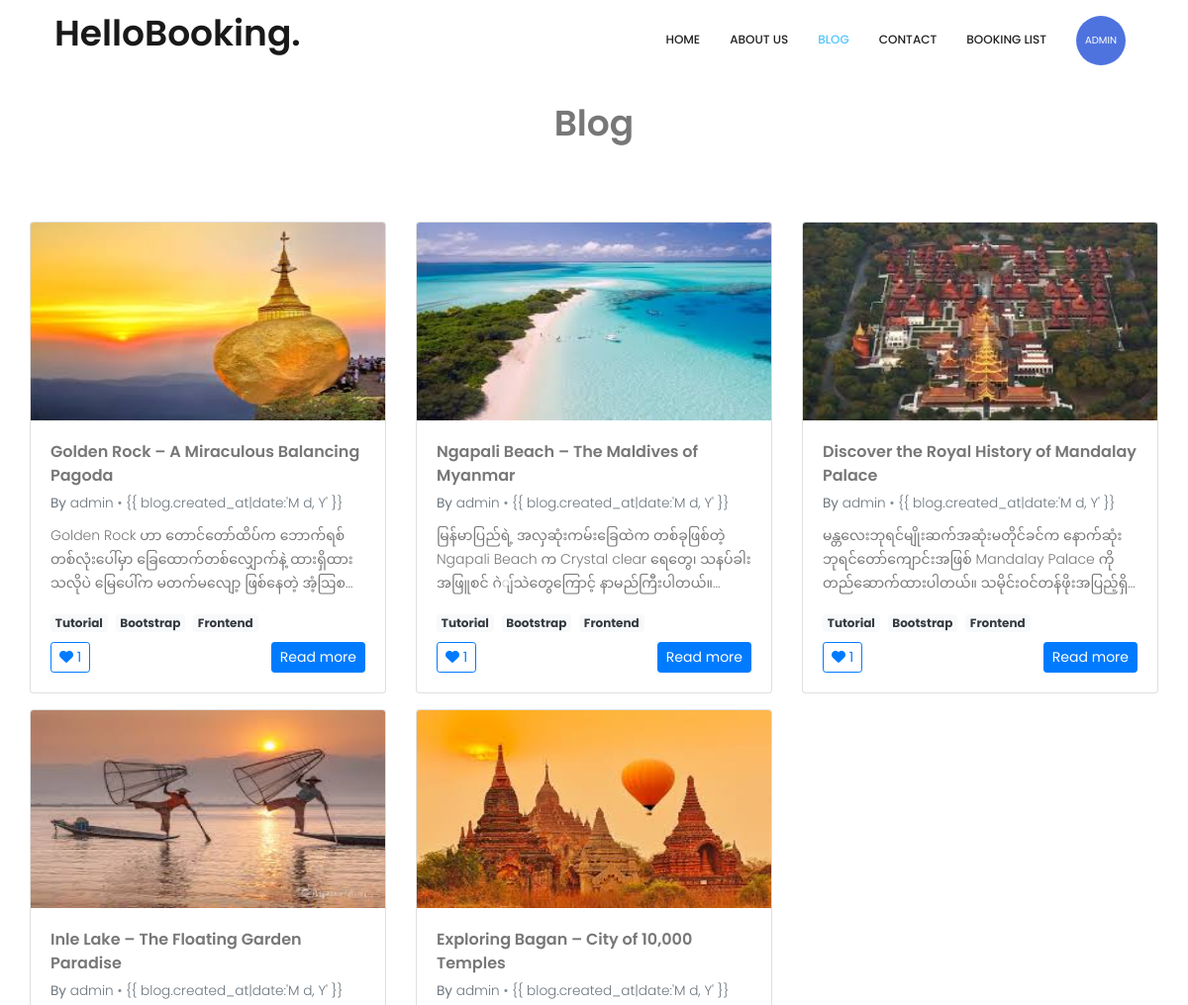
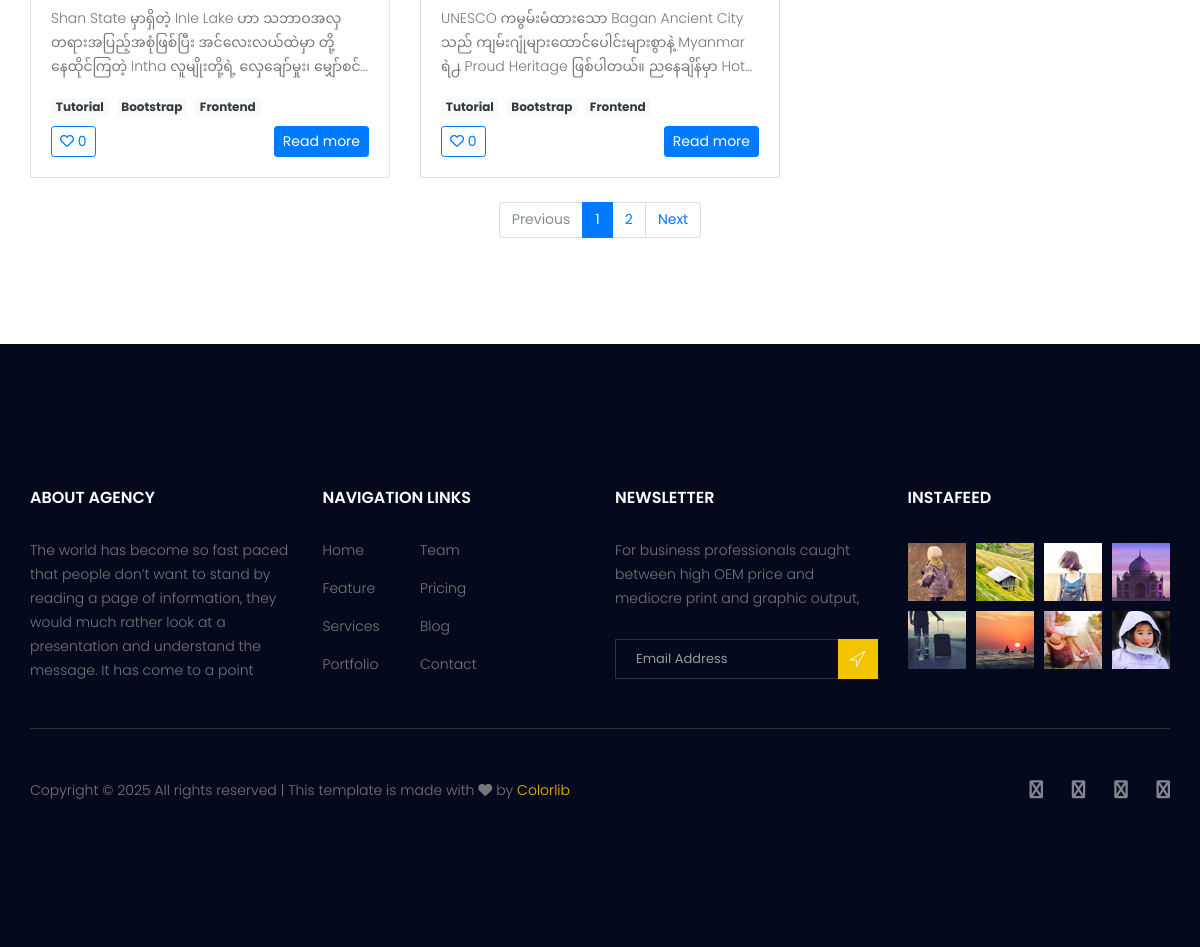
Page /blog/ (signed in) on the committed database (2 pictures, top to bottom).
### hotel/models.py (models this page shows, shortened)
class Blog(models.Model):
    author = models.ForeignKey(User, on_delete=models.CASCADE, related_name="blogs")
    title = models.CharField(max_length=200)
    content = models.TextField()
    image = models.ImageField(upload_to='blog_images/', blank=True, null=True)
    created_at = models.DateTimeField(auto_now_add=True)
    updated_at = models.DateTimeField(auto_now=True)
    is_published = models.BooleanField(default=True)
    likes = models.ManyToManyField(User, related_name='liked_blogs', blank=True)

### hotel/views.py (the view)
# urls.py: 2. Add a URL to urlpatterns:  path('blog/', include('blog.urls'))
@login_required(login_url="/login/")
def blog(request):
    blog_posts = models.Blog.objects.all().order_by("-id")
    paginator = Paginator(blog_posts, 5)
    page_number = request.GET.get("page")
    page_obj = paginator.get_page(page_number)
    return render(request, "blog.html" , {"page_obj": page_obj})

### templates/blog.html (shortened to what this page needs)
{% extends 'base.html' %} {% block title %} blog{% endblock %}
{% block body %}
<section class="accomodation_area section_gap" style="margin-top: 10rem; margin-bottom: 10rem">
    <div class="container py-3 d-flex align-items-center" style="height: 100vh">
        <div class="row g-3">
            <div class="text-center mt-4 mb-5 col-12">
                <h1>Blog</h1>
            </div>
            {% for blog in page_obj %}
            <div class="col-12 col-md-6 col-lg-4">
                <article class="card card-hover h-100">
                    <div class="position-relative">
                        <img src="{{ blog.image.url }}" class="card-img-top" alt="Blog image" width="300px"
                            height="200px" />
                    </div>
                    <div class="card-body d-flex flex-column">
                        <h5 class="card-title mb-1">{{ blog.title }}</h5>
                        <p class="meta-small mb-2">
                            <strong>By</strong>
                            <span class="fw-semibold">{{ blog.author.username }}</span>
                            <span class="text-muted"> • </span>
                            <time datetime="{{ blog.created_at|date:'Y-m-d' }}">{{ blog.created_at|date:'M d, Y'
                                }}</time>
                        </p>
                        <p class="card-text blog-excerpt mb-3">{{ blog.content }}</p>
                        <div class="mt-auto">
                            <div class="mb-2">
                                <span class="badge bg-light text-dark tag-badge me-1">Tutorial</span>
                                <span class="badge bg-light text-dark tag-badge me-1">Bootstrap</span>
                                <span class="badge bg-light text-dark tag-badge">Frontend</span>
                            </div>
                            <div class="d-flex justify-content-between align-items-center">
                                <div>
                                    <a href="{% url 'blog_like' blog.id %}" class="btn btn-sm btn-outline-primary me-1">
                                        <i
                                            class="{% if request.user in blog.likes.all %} fa-solid fa-heart {% else %} fa-regular fa-heart {% endif %}"></i>
                                        {{ blog.likes.count }}
                                    </a>
                                </div>
                                <a href="/blog/detail/{{ blog.id }}/" class="btn btn-sm btn-primary">Read more</a>
                            </div>
                        </div>
                    </div>
                </article>
            </div>
            {% endfor %} {% if page_obj.has_other_pages %}
            <div class="d-flex justify-content-center mt-4">
                <nav aria-label="pagination">
                    <ul class="pagination">
                         {% if page_obj.has_previous %}
                        <li class="page-item">
                            <a class="page-link" href="?page={{ page_obj.previous_page_number }}">
                                Previous
                            </a>
                        </li>
                        {% else %}
                        <li class="page-item disabled">
                            <span class="page-link">Previous</span>
                        </li>
                        {% endif %}  {% for p in page_obj.paginator.page_range %} {% if page_obj.number == p %}
                        <li class="page-item active">
                            <span class="page-link">{{ p }}</span>
                        </li>
                        {% else %}
                        <li class="page-item">
                            <a class="page-link" href="?page={{ p }}"> {{ p }} </a>
                        </li>
                        {% endif %} {% endfor %}  {% if page_obj.has_next %}
                        <li class="page-item">
                            <a class="page-link" href="?page={{ page_obj.next_page_number }}">
                                Next
                            </a>
                        </li>
                        {% else %}
                        <li class="page-item disabled">
                            <span class="page-link">Next</span>
                        </li>
                        {% endif %}
                    </ul>
                </nav>
            </div>
            {% endif %}
        </div>
    </div>
</section>
{% endblock %}

### templates/components/header.html (shortened to what this page needs)
{% load static %}
<header class="header_area">
  <div class="container">
    <nav class="navbar navbar-expand-lg navbar-light">
      <a class="navbar-brand logo_h" href="index.html">
        <h1>HelloBooking.</h1>
      </a>
      <div class="collapse navbar-collapse offset" id="navbarSupportedContent">
        <ul class="nav navbar-nav menu_nav ml-auto">
          <li class="nav-item {% if request.resolver_match.url_name == 'index' %}active{% endif %}">
            <a class="nav-link" href="{% url 'index' %}">Home</a>
          </li>
          <li class="nav-item {% if request.resolver_match.url_name == 'about' %}active{% endif %}">
            <a class="nav-link" href="/about/">About us</a>
          </li>
           <li class="nav-item {% if request.resolver_match.url_name == 'blog' %}active{% endif %}">
            <a class="nav-link" href="/blog/">blog</a>
          </li>
          <li class="nav-item {% if request.resolver_match.url_name == 'contact' %}active{% endif %}">
            <a class="nav-link" href="/contact/">Contact</a>
          </li>
          <li class="nav-item {% if request.resolver_match.url_name == 'my_bookings' %}active{% endif %}">
            <a class="nav-link" href="/booking/">booking list</a>
          </li>
          {% if request.user.is_authenticated %}
          <li class="nav-item submenu dropdown">
            <a href="#" class="nav-link dropdown-toggle nav-item d-flex align-items-center mt-3" data-toggle="dropdown"
              role="button" aria-haspopup="true" aria-expanded="false">
              <span class="user-circle mr-2">{{ request.user.username }}</span>
            </a>
          </li>
          {% endif %}
        </ul>
      </div>
    </nav>
  </div>
</header>

### static/css/style.css (style rules this page uses)
a { text-decoration: none; -webkit-transition: all 0.3s ease-in-out; -o-transition: all 0.3s ease-in-out; transition: all 0.3s ease-in-out; }
body { line-height: 24px; font-size: 14px; font-family: "Poppins", sans-serif; font-weight: 300; color: #777777; }
section { background: #fff; }
h1, h2, h3, h4, h5, h6 { font-family: "Poppins", sans-serif; font-weight: 600; }
@media (min-width: 1200px) { .container { max-width: 1170px; } }
.section_gap { padding: 120px 0; }
.header_area { position: absolute; top: 0; left: 0; width: 100%; z-index: 20; }
.navbar { padding: 0px; border: 0px; border-radius: 0px; }
.navbar { background: #fff; padding: 0px 25px; }
.navbar .logo_h { padding-top: 0px; }
.navbar .menu_nav .nav-item .nav-link { font: 500 12px/80px "Poppins", sans-serif; color: #222222; text-transform: uppercase; padding: 0px; }
.navbar .menu_nav .nav-item .nav-link:after { display: none; }
.navbar .menu_nav .nav-item:hover .nav-link, .navbar .menu_nav .nav-item.active .nav-link { color: #52c5fd; }
.navbar .menu_nav .nav-item.submenu { position: relative; }
.navbar .menu_nav .nav-item+li { margin-left: 30px; }
.page-link { background: transparent; font-weight: 400; }
h1 { font-size: 36px; }
h5 { font-size: 16px; }
h1, h2, h3, h4, h5, h6 { line-height: 1.5em; }

### templates/components/header.html (style rules this page uses)
.user-circle { width: 50px; height: 50px; background: #4e73df; border-radius: 50%; display: flex; align-items: center; font-size: 10px; justify-content: center; color: white; font-weight: normal; text-transform: uppercase; }

### templates/blog.html (style rules this page uses)
.blog-excerpt { display: -webkit-box; -webkit-line-clamp: 3; -webkit-box-orient: vertical; overflow: hidden; text-overflow: ellipsis; }
.card-hover { transition: transform 0.18s ease, box-shadow 0.18s ease; }
.meta-small { font-size: 0.85rem; color: #6c757d; }
.tag-badge { font-size: 0.75rem; }

### rows in the picture
Blog: image (picture), title "Golden Rock – A Miraculous Balancing Pagoda", author.username "admin", content "Golden Rock ဟာ တောင်တော်ထိပ်က ဘောက်ရစ်တစ်လုံးပေါ်မှာ ခြေထောက်တစ်လျှောက်နဲ့ ထားရှိထားသလိုပဲ မြေပေါ်က မတက်မလျော့ ဖြစ်နေတဲ့…", likes.count "1"
Blog: image (picture), title "Ngapali Beach – The Maldives of Myanmar", author.username "admin", content "မြန်မာပြည်ရဲ့ အလှဆုံးကမ်းခြေထဲက တစ်ခုဖြစ်တဲ့ Ngapali Beach က Crystal clear ရေတွေ၊ သနပ်ခါးအဖြူစင် ဂဲျ်သဲတွေကြောင့်…", likes.count "1"
Blog: image (picture), title "Discover the Royal History of Mandalay Palace", author.username "admin", content "မန္တလေးဘုရင်မျိုးဆက်အဆုံးမတိုင်ခင်က နောက်ဆုံးဘုရင်တော်ကျောင်းအဖြစ် Mandalay Palace ကို…", likes.count "1"
Blog: image (picture), title "Inle Lake – The Floating Garden Paradise", author.username "admin", content "Shan State မှာရှိတဲ့ Inle Lake ဟာ သဘာဝအလှတရားအပြည့်အစုံဖြစ်ပြီး အင်လေးလယ်ထဲမှာ တို့ နေထိုင်ကြတဲ့ Intha လူမျိုးတို့ရဲ့…", likes.count "0"
Blog: image (picture), title "Exploring Bagan – City of 10,000 Temples", author.username "admin", content "UNESCO ကမွမ်းမံထားသော Bagan Ancient City သည် ကျမ်းဂျုံများထောင်ပေါင်းများစွာနဲ့ Myanmar ရဲ႕ Proud Heritage ဖြစ်ပါတယ်။…", likes.count "0"

### other values in the picture
{{ request.user.username }} "ADMIN"
{{ p }} "1"
{{ p }} "2"
